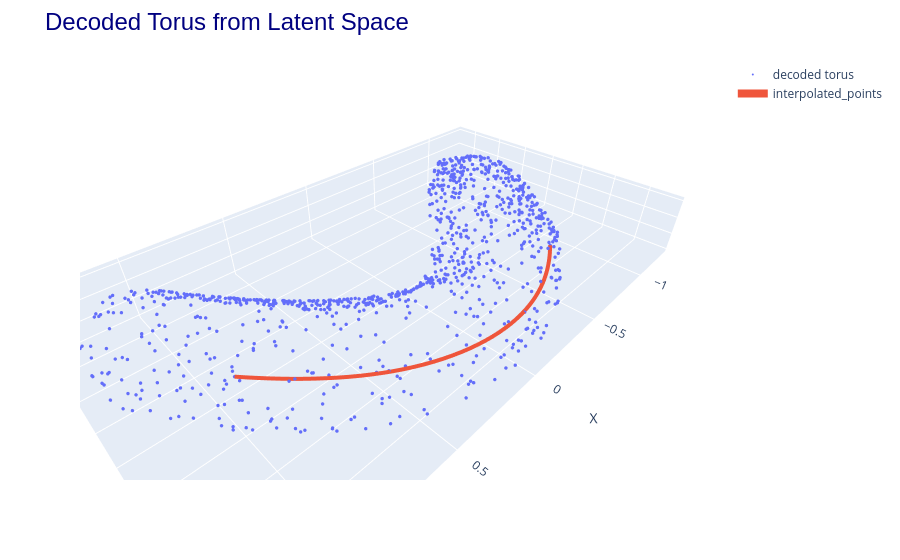

Source (notebook cell):
### Code cell
util.plot3d([(x_sample_e, "decoded torus"), (decoded_interpolated_points, "interpolated_points", "lines", 10)], title="Decoded Torus from Latent Space")

### Figure 1 — Plotly figure (JSON) as saved in the notebook; plotly's stock layout.template omitted (floating-point values rounded to 4 significant figures; data arrays with more than 128 entries replaced by an {"elided": "..."} marker saying what was removed)
{"data": [{"line": {"width": 8}, "marker": {"size": 2}, "mode": "markers", "name": "decoded torus", "type": "scatter3d", "x": {"elided": "1002 float values"}, "y": {"elided": "1002 float values"}, "z": {"elided": "1002 float values"}}, {"line": {"width": 8}, "marker": {"size": 2}, "mode": "lines", "name": "interpolated_points", "type": "scatter3d", "x": [0.9485, 0.922, 0.8951, 0.8676, 0.8397, 0.8112, 0.7822, 0.7526, 0.7225, 0.6919, 0.6606, 0.6287, 0.5962, 0.5629, 0.529, 0.4944, 0.4591, 0.423, 0.3863, 0.3488, 0.3108, 0.2721, 0.233, 0.1935, 0.1536, 0.1137, 0.07366, 0.03375, -0.005942, -0.0453, -0.08423, -0.1226, -0.1605, -0.1976, -0.2341, -0.2699, -0.305, -0.3393, -0.373, -0.4059, -0.4381, -0.4697, -0.5007, -0.531, -0.5607, -0.5898, -0.6183, -0.6463, -0.6737, -0.7006], "y": [0.7026, 0.7352, 0.7673, 0.7988, 0.8296, 0.8595, 0.8886, 0.9168, 0.944, 0.9702, 0.9953, 1.019, 1.042, 1.064, 1.085, 1.104, 1.122, 1.139, 1.155, 1.169, 1.182, 1.194, 1.204, 1.212, 1.219, 1.225, 1.229, 1.231, 1.231, 1.23, 1.228, 1.223, 1.218, 1.21, 1.202, 1.192, 1.182, 1.17, 1.158, 1.144, 1.131, 1.116, 1.102, 1.087, 1.072, 1.056, 1.041, 1.026, 1.01, 0.9949], "z": [0.1814, 0.1826, 0.1836, 0.1843, 0.1849, 0.1853, 0.1855, 0.1855, 0.1853, 0.1849, 0.1844, 0.1837, 0.1829, 0.182, 0.1811, 0.18, 0.179, 0.1779, 0.1769, 0.1758, 0.1749, 0.1741, 0.1733, 0.1727, 0.1722, 0.1718, 0.1716, 0.1714, 0.1714, 0.1714, 0.1714, 0.1714, 0.1713, 0.1711, 0.1707, 0.1701, 0.1692, 0.1681, 0.1666, 0.1648, 0.1626, 0.1601, 0.1572, 0.154, 0.1505, 0.1467, 0.1425, 0.1382, 0.1335, 0.1287]}], "layout": {"margin": {"t": 60}, "scene": {"aspectmode": "data", "xaxis": {"title": {"text": "X"}}, "yaxis": {"title": {"text": "Y"}}, "zaxis": {"title": {"text": "Z"}}}, "title": {"font": {"color": "navy", "family": "Arial", "size": 24}, "text": "Decoded Torus from Latent Space"}}}
